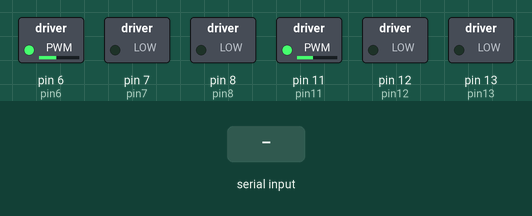
This sketch was run on a simulated Arduino Uno, built with avr-gcc and run on an emulated ATmega328P. On the bench: switched loads named in the sketch (green lamp = pin HIGH). The test bench sets the inputs (shaded band).

Above: at 1.2 s.
1.3 s: "1\n" received over Serial
At 2.3 s:
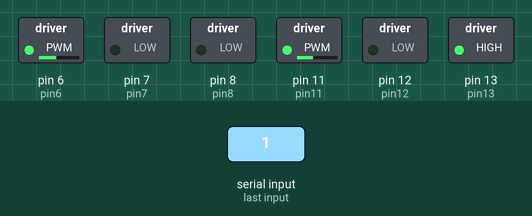
2.8 s: byte 20 (20) received over Serial
At 3.4 s:
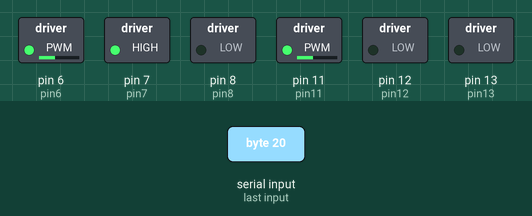
4.3 s: byte 40 (40) received over Serial
At 4.6 s:
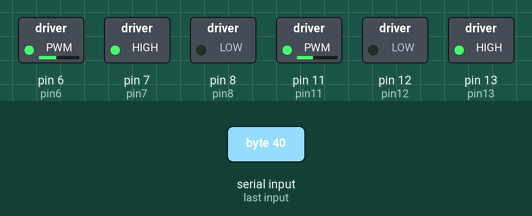
5.8 s: "0\n" received over Serial
At 6.9 s:
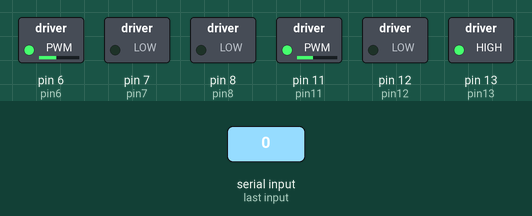
Timing chart, 0 to 8.3 s (numbered marks = the images above; inputs shaded):
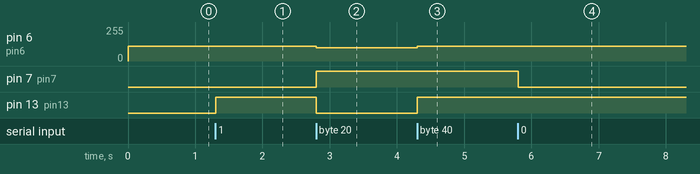

The sketch:

PDI_proyecto.ino
```cpp
/*--------------------------------------------------------------------------
------- CÓDIGO -----------------------------------------------------------
------- Proyecto 1 -------------------------------------------------------
------- Por: Maria Camila Gomez maria.gomez26@udea.edu.co ----------------
-------      CC 1152454724 -----------------------------------------------
------- Por: Santiago Romero santiago.romero@udea.edu.co -----------------
-------      CC 1026154938 -----------------------------------------------
------- Por: Milena Cardenas milena.cardenas@udea.edu.co -----------------
-------      CC 1036934864 -----------------------------------------------
------- Curso Básico de Procesamiento de Imágenes y Visión Artificial-----
------- Marzo de 2017-----------------------------------------------------
------------------------------------------------------------------------*/

/*------------------------------------------------------------------------
--1. Declaración de Variables --------------------------------------------
------------------------------------------------------------------------*/
//Variables necesarias
int val=10;
int velocidadAdelante = 100;
int velocidadAdelante2 = 110;
int velocidadGiro = 50;
//Motor Derecho
int pin6=6;
int pin7=7;
int pin8=8;
//Motor Izquierdo
int pin11=11;
int pin12=12;
int pin13=13;


/*------------------------------------------------------------------------
--1. Inicializo el sistema -----------------------------------------------
------------------------------------------------------------------------*/
void setup()
{
  //Comunicación Serial
  Serial.begin(9600);
  //Motor Derecho
  pinMode(pin6, OUTPUT);//Pin Analogo
  pinMode(pin7, OUTPUT);
  pinMode(pin8, OUTPUT);
  //Motor Izquierdo
  pinMode(pin11, OUTPUT);//Pin Analogo
  pinMode(pin12, OUTPUT);
  pinMode(pin13, OUTPUT);
  //Iniciacializar Motores para andar
  analogWrite(pin6, velocidadAdelante2);
  analogWrite(pin11, velocidadAdelante);
  digitalWrite(pin13,LOW);
  digitalWrite(pin7, LOW);
}

/*
*/
void loop()
{
  /*NOTA:
  Casos para cada valor de val:
  10: Girar a la derecha
  20: Girar a la izquierda
  30: Detenerse
  40: Seguir adelante
  */
  if (Serial.available() >0) {
  /*whatever is available from the serial is read here*/
    val = Serial.read();
    if(val==10){
      digitalWrite(pin13,HIGH);
      digitalWrite(pin7, LOW);
      analogWrite(pin11, velocidadAdelante);
    }else if(val==20){
      digitalWrite(pin7,HIGH);
      digitalWrite(pin13, LOW);
      analogWrite(pin6, velocidadAdelante);
    }else if(val==30){
      digitalWrite(pin13,LOW);
      digitalWrite(pin7,LOW);
    }else if(val==40){
      analogWrite(pin11, velocidadAdelante);
      analogWrite(pin6, velocidadAdelante2);
      digitalWrite(pin13,HIGH);
      digitalWrite(pin7, HIGH);
    }
  }
}
```

Measured:
- after the input at 1.3 s, pin 13 (pin13): LOW → HIGH at once
- after the input at 2.8 s, pin 6 (pin6): 110/255 → 100/255 at once; pin 7 (pin7): LOW → HIGH at once; pin 13 (pin13): HIGH → LOW at once
- after the input at 4.3 s, pin 6 (pin6): 100/255 → 110/255 at once; pin 13 (pin13): LOW → HIGH at once
- after the input at 5.8 s, pin 7 (pin7): HIGH → LOW at once
